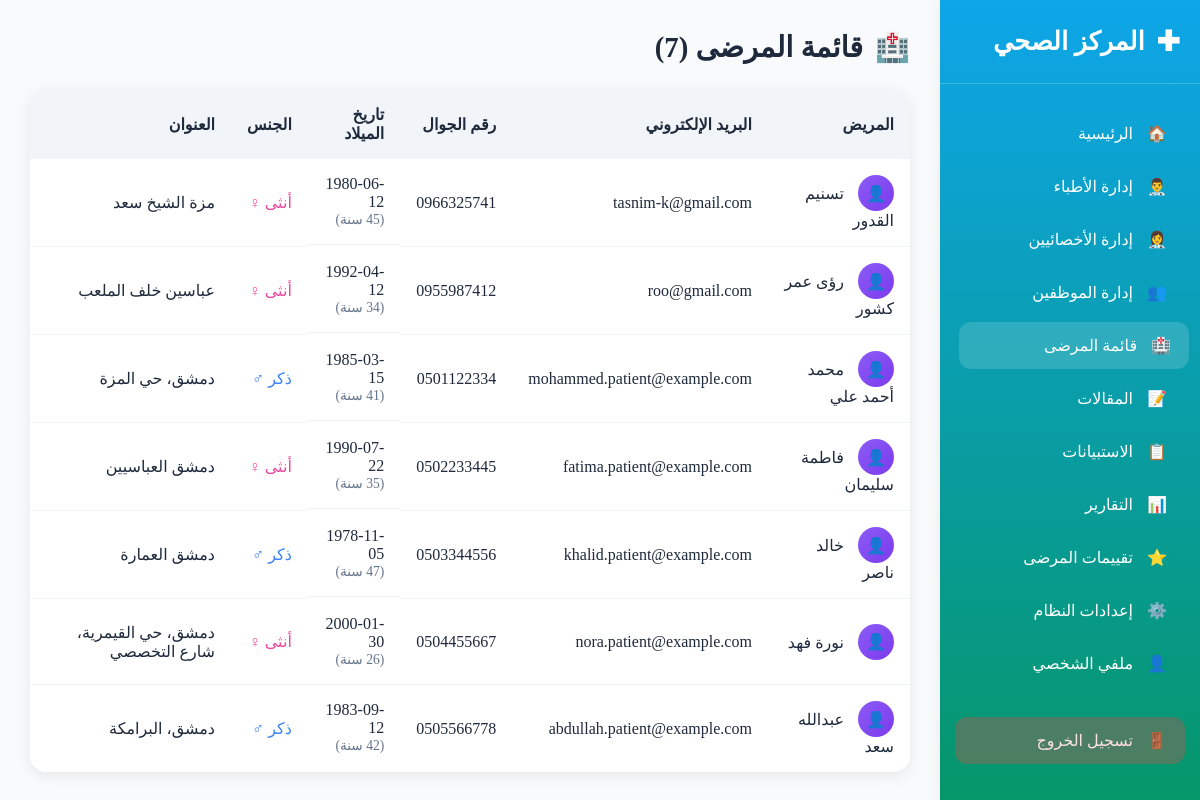
Page /admin/patients.php (signed in) on the committed database.
### tables this page shows
CREATE TABLE `patients` (
  `id` int NOT NULL,
  `full_name` varchar(100) NOT NULL,
  `email` varchar(100) DEFAULT NULL,
  `phone` varchar(20) DEFAULT NULL,
  `dob` date DEFAULT NULL,
  `gender` enum('male','female','other','ذكر','أنثى') DEFAULT NULL,
  `address` text,
  `created_at` timestamp NOT NULL DEFAULT CURRENT_TIMESTAMP,
  `password` varchar(255) NOT NULL DEFAULT ''
);

### admin/patients.php (the view, shortened to what this page needs)
<?php
$database = new Database();
$conn = $database->getConnection();
$stmt = $conn->query("SELECT id, full_name, email, phone, dob, gender, address FROM patients ORDER BY created_at DESC");
$patients = $stmt->fetchAll(PDO::FETCH_ASSOC);
?>
<!DOCTYPE html>
<html lang="ar" dir="rtl">
<head>
    <?php include 'includes/sidebar.php'?>
</head>
<body>
    <div class="main-content">
        <div class="page-header">
            <h1 class="page-title">
                <span class="icon">🏥</span>
                قائمة المرضى (<?= count($patients) ?>)
            </h1>
        </div>
        <?php if (count($patients) > 0): ?>
        <table class="patients-table">
            <thead>
                <tr>
                    <th>المريض</th>
                    <th>البريد الإلكتروني</th>
                    <th>رقم الجوال</th>
                    <th>تاريخ الميلاد</th>
                    <th>الجنس</th>
                    <th>العنوان</th>
                </tr>
            </thead>
            <tbody>
                <?php foreach ($patients as $patient): ?>
                <tr>
                    <td>
                        <span class="patient-icon">👤</span>
                        <?= htmlspecialchars($patient['full_name']) ?>
                    </td>
                    <td><?= htmlspecialchars($patient['email'] ?? 'غير متوفر') ?></td>
                    <td><?= htmlspecialchars($patient['phone'] ?? 'غير متوفر') ?></td>
                    <td class="dob-age">
                        <?= htmlspecialchars($patient['dob']) ?>
                        <span class="age">
                            <?php
                            if ($patient['dob']) {
                                $age = date_diff(date_create($patient['dob']), date_create('now'))->y;
                                echo "($age سنة)";
                            }
                            ?>
                        </span>
                    </td>
                    <td>
                        <?php if ($patient['gender'] === 'male'): ?>
                            <span class="gender-male">ذكر ♂</span>
                        <?php elseif ($patient['gender'] === 'female'): ?>
                            <span class="gender-female">أنثى ♀</span>
                        <?php else: ?>
                            <span class="gender-other">أخرى</span>
                        <?php endif; ?>
                    </td>
                    <td><?= htmlspecialchars($patient['address'] ?? 'غير متوفر') ?></td>
                </tr>
                <?php endforeach; ?>
            </tbody>
        </table>
        <?php endif; ?>
    </div>
</body>
</html>

### admin/patients.php (style rules this page uses)
* { margin: 0; padding: 0; box-sizing: border-box; }
.main-content { margin-right: 260px; padding: 30px; }
.page-header { display: flex; justify-content: space-between; align-items: center; margin-bottom: 25px; flex-wrap: wrap; gap: 15px; }
.page-title { font-size: 1.8rem; font-weight: 700; color: var(--text-color); display: flex; align-items: center; gap: 12px; }
.page-title .icon { font-size: 28px; }
.patients-table { width: 100%; border-collapse: collapse; background: var(--card-bg); border-radius: 16px; overflow: hidden; box-shadow: 0 4px 15px var(--card-shadow); }
.patients-table th { background: var(--border-color); padding: 16px; text-align: right; font-weight: 700; color: var(--text-color); }
.patients-table td { padding: 16px; text-align: right; border-bottom: 1px solid var(--border-color); }
.patients-table tr:last-child td { border-bottom: none; }
.patient-icon { display: inline-flex; align-items: center; justify-content: center; width: 36px; height: 36px; border-radius: 50%; background: linear-gradient(135deg, #8b5cf6, #7c3aed); color: white; font-weight: bold; font-size: 16px; margin-left: 10px; }
.gender-male { color: #3b82f6; }
.gender-female { color: #ec4899; }
.dob-age { display: flex; flex-direction: column; }
.age { font-size: 0.85rem; color: var(--muted-text); }

### admin/includes/theme_logic.php (style rules this page uses)
:root { --bg-color: #f8fafc; --text-color: #1e293b; --card-bg: white; --card-shadow: rgba(0,0,0,0.08); --header-bg: white; --header-shadow: rgba(0,0,0,0.08); --sidebar-bg: linear-gradient(180deg, #0ea5e9 0%, #059669 100%); --sidebar-text: white; --border-color: #f1f5f9; --muted-text: #64748b; --stat-title-color: #64748b; --toggle-bg: #e2e8f0; --toggle-thumb: white; --department-active: #dcfce7; --department-inactive: #fee2e2; --department-active-text: #166534; --department-inactive-text: #dc2626; }
body { background-color: var(--bg-color); color: var(--text-color); transition: background-color 0.3s ease, color 0.3s ease; }

### rows in the picture
patients: full_name "تسنيم القدور", email "tasnim-k@gmail.com", phone "0966325741", dob "1980-06-12", dob "45", gender "أنثى ♀", address "مزة الشيخ سعد"
patients: full_name "رؤى عمر كشور", email "roo@gmail.com", phone "0955987412", dob "1992-04-12", gender "أنثى ♀", address "عباسين خلف الملعب"
patients: full_name "محمد أحمد علي", email "mohammed.patient@example.com", phone "0501122334", dob "1985-03-15", dob "41", gender "ذكر ♂", address "دمشق، حي المزة"
patients: full_name "فاطمة سليمان", email "fatima.patient@example.com", phone "0502233445", dob "1990-07-22", gender "أنثى ♀", address "دمشق العباسيين"
patients: full_name "خالد ناصر", email "khalid.patient@example.com", phone "0503344556", dob "1978-11-05", dob "47", gender "ذكر ♂", address "دمشق العمارة"
patients: full_name "نورة فهد", email "nora.patient@example.com", phone "0504455667", dob "2000-01-30", dob "26", gender "أنثى ♀", address "دمشق، حي القيمرية، شارع التخصصي"
patients: full_name "عبدالله سعد", email "abdullah.patient@example.com", phone "0505566778", dob "1983-09-12", dob "42", gender "ذكر ♂", address "دمشق، البرامكة"

### other values in the picture
count($patients) "7"
